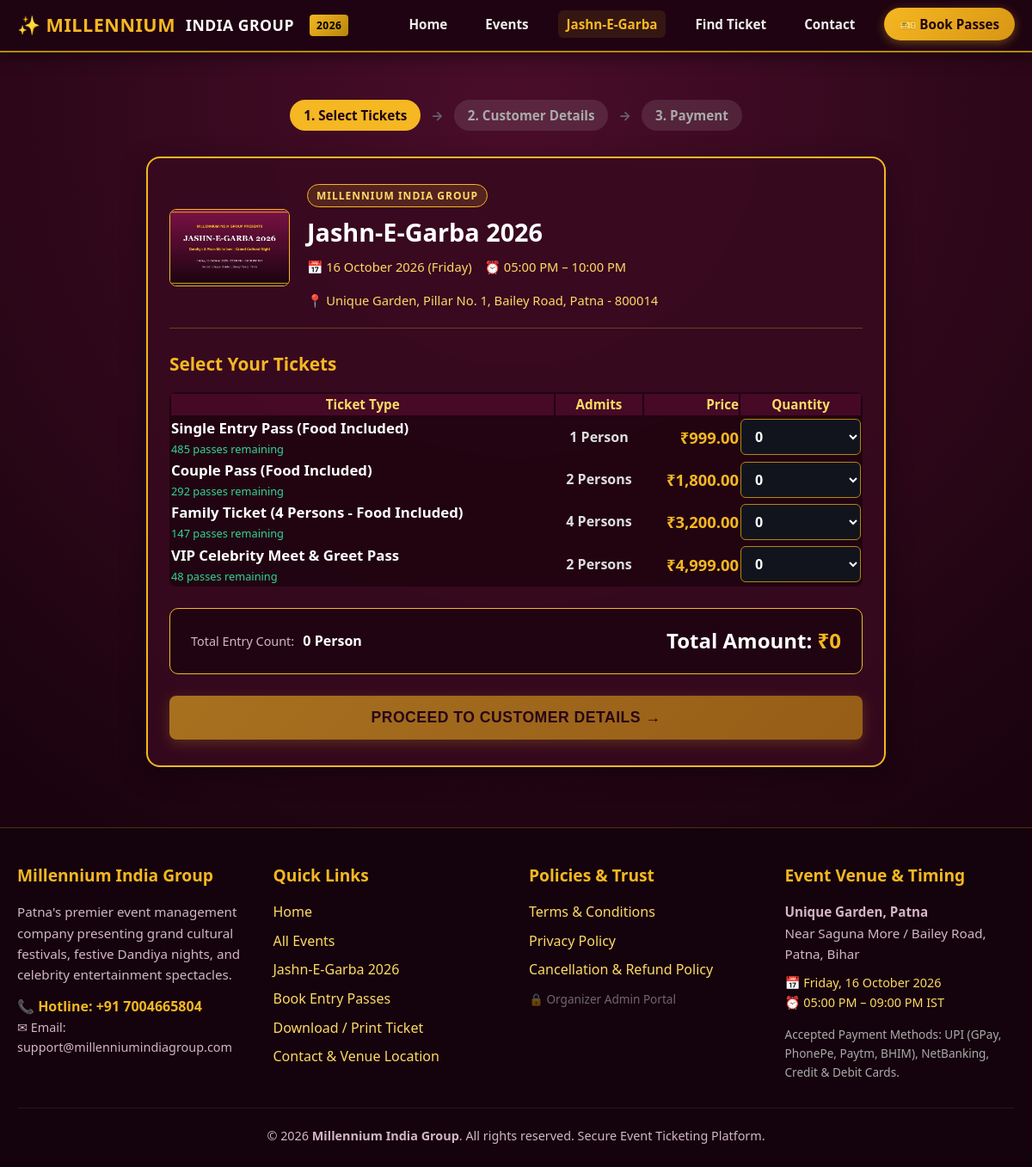
Screenshot of /booking.php?event_id=1&step=1 with the database file from the repository.
### tables this page shows
CREATE TABLE `events` (
  `id` INT AUTO_INCREMENT PRIMARY KEY,
  `slug` VARCHAR(120) UNIQUE NOT NULL,
  `title` VARCHAR(255) NOT NULL,
  `date` DATE NOT NULL,
  `start_time` TIME NOT NULL,
  `end_time` TIME NOT NULL,
  `venue` VARCHAR(255) NOT NULL,
  `description` TEXT,
  `banner_image` VARCHAR(255),
  `is_published` TINYINT(1) DEFAULT 1,
  `created_at` TIMESTAMP DEFAULT CURRENT_TIMESTAMP,
  INDEX `idx_slug` (`slug`),
  INDEX `idx_published` (`is_published`)
);

CREATE TABLE `ticket_categories` (
  `id` INT AUTO_INCREMENT PRIMARY KEY,
  `event_id` INT NOT NULL,
  `name` VARCHAR(100) NOT NULL,
  `price` DECIMAL(10,2) NOT NULL,
  `people_allowed` INT DEFAULT 1,
  `total_quantity` INT NOT NULL,
  `available_quantity` INT NOT NULL,
  `status` ENUM('active', 'sold_out', 'hidden') DEFAULT 'active',
  INDEX `idx_event_id` (`event_id`),
  FOREIGN KEY (`event_id`) REFERENCES `events`(`id`) ON DELETE CASCADE
);

### config/functions.php (called while the page is built, shortened)
<?php
function e(?string $value): string {
    return htmlspecialchars($value ?? '', ENT_QUOTES, 'UTF-8');
}
function format_inr($amount): string {
    return '₹' . number_format((float)$amount, 2);
}
function get_event($idOrSlug): ?array {
    try {
        $db = getDB();
        if (is_numeric($idOrSlug)) {
            $stmt = $db->prepare("SELECT * FROM events WHERE id = :id LIMIT 1");
            $stmt->execute([':id' => (int)$idOrSlug]);
        } else {
            $stmt = $db->prepare("SELECT * FROM events WHERE slug = :slug LIMIT 1");
            $stmt->execute([':slug' => $idOrSlug]);
        }
        $event = $stmt->fetch();
        return $event ?: null;
    } catch (PDOException $e) {
        error_log('[get_event error]: ' . $e->getMessage());
        return null;
    }
}
function get_event_categories(int $eventId, bool $activeOnly = true): array {
    try {
        $db = getDB();
        $sql = "SELECT * FROM ticket_categories WHERE event_id = :event_id";
        if ($activeOnly) {
            $sql .= " AND status = 'active'";
        }
        $sql .= " ORDER BY price ASC";
        $stmt = $db->prepare($sql);
        $stmt->execute([':event_id' => $eventId]);
        return $stmt->fetchAll() ?: [];
    } catch (PDOException $e) {
        error_log('[get_event_categories error]: ' . $e->getMessage());
        return [];
    }
}

### booking.php (the view, shortened to what this page needs)
<?php
require_once __DIR__ . '/config/functions.php';
$eventId = (int)($_GET['event_id'] ?? 1);
$event = get_event($eventId);
$categories = get_event_categories($event['id'], true);
$step = isset($_GET['step']) && $_GET['step'] === '2' ? 2 : 1;
include __DIR__ . '/includes/header.php';
?>
<div class="container" style="padding-top: 35px; padding-bottom: 70px;">
    <div style="display: flex; justify-content: center; margin-bottom: 30px;">
        <div style="display: flex; align-items: center; gap: 12px; font-weight: 700; font-size: 0.95rem;">
            <a href="<?= BASE_URL ?>/booking.php?event_id=<?= $event['id'] ?>&step=1" style="background: <?= $step === 1 ? 'var(--gold-accent)' : 'rgba(245,183,34,0.2)' ?>; color: <?= $step === 1 ? '#1f0411' : 'var(--gold-light)' ?>; padding: 6px 16px; border-radius: 50px;">
                1. Select Tickets
            </a>
            <span style="color: #666;">&rarr;</span>
            <span style="background: <?= $step === 2 ? 'var(--gold-accent)' : 'rgba(255,255,255,0.1)' ?>; color: <?= $step === 2 ? '#1f0411' : '#aaa' ?>; padding: 6px 16px; border-radius: 50px;">
                2. Customer Details
            </span>
            <span style="color: #666;">&rarr;</span>
            <span style="background: rgba(255,255,255,0.1); color: #aaa; padding: 6px 16px; border-radius: 50px;">
                3. Payment
            </span>
        </div>
    </div>
    <div class="festive-card" style="max-width: 860px; margin: 0 auto; border: 2px solid var(--gold-accent); padding: 30px 25px;">
        <div style="display: flex; align-items: center; gap: 20px; border-bottom: 1px solid rgba(245,183,34,0.3); padding-bottom: 20px; margin-bottom: 25px; flex-wrap: wrap;">
            <img src="<?= BASE_URL ?>/assets/uploads/garba-banner.jpg" alt="<?= e($event['title']) ?>" style="width: 140px; height: 90px; object-fit: cover; border-radius: 8px; border: 1px solid var(--gold-accent);" onerror="this.style.display='none'">
            <div style="flex: 1; min-width: 250px;">
                <span class="hero-badge" style="margin-bottom: 4px; padding: 3px 10px; font-size: 0.75rem;">Millennium India Group</span>
                <h1 style="font-size: 1.8rem; font-weight: 900; color: #fff; margin: 2px 0 6px;"><?= e($event['title']) ?></h1>
                <div style="color: var(--gold-light); font-size: 0.92rem; display: flex; flex-wrap: wrap; gap: 15px;">
                    <span>&#128197; <?= date('d F Y (l)', strtotime($event['date'])) ?></span>
                    <span>&#9200; <?= date('h:i A', strtotime($event['start_time'])) ?> &ndash; <?= date('h:i A', strtotime($event['end_time'])) ?></span>
                    <span>&#128205; <?= e($event['venue']) ?></span>
                </div>
            </div>
        </div>
        <?php if ($step === 1): ?>
            <form action="<?= BASE_URL ?>/booking.php?event_id=<?= $event['id'] ?>&step=1" method="POST" id="ticket-selection-form">
                <h3 style="color: var(--gold-accent); font-size: 1.3rem; margin-bottom: 16px;">Select Your Tickets</h3>
                <div class="table-responsive desktop-only-view" style="margin-bottom: 25px;">
                    <table class="admin-table" style="background: rgba(20,2,11,0.6); border-radius: 8px; overflow: hidden; width: 100%;">
                        <thead>
                            <tr style="background: rgba(122,18,68,0.4);">
                                <th style="color: var(--gold-light); font-size: 0.95rem;">Ticket Type</th>
                                <th style="color: var(--gold-light); font-size: 0.95rem; text-align: center;">Admits</th>
                                <th style="color: var(--gold-light); font-size: 0.95rem; text-align: right;">Price</th>
                                <th style="color: var(--gold-light); font-size: 0.95rem; text-align: center; width: 140px;">Quantity</th>
                            </tr>
                        </thead>
                        <tbody>
                            <?php foreach ($categories as $cat): ?>
                                <?php
                                    $prevQty = 0;
                                    $maxAllowed = min(10, (int)$cat['available_quantity']);
                                    $isSoldOut = ($cat['available_quantity'] <= 0 || $cat['status'] === 'sold_out');
                                ?>
                                <tr>
                                    <td>
                                        <strong style="color: #fff; font-size: 1.05rem;"><?= e($cat['name']) ?></strong>
                                        <div style="font-size: 0.8rem; color: <?= $cat['available_quantity'] < 25 ? '#f87171' : '#34d399' ?>;">
                                            <?= $isSoldOut ? 'Sold Out' : ((int)$cat['available_quantity'] . ' passes remaining') ?>
                                        </div>
                                    </td>
                                    <td style="text-align: center; color: #ddd; font-weight: 600;">
                                        <?= (int)$cat['people_allowed'] ?> Person<?= $cat['people_allowed'] > 1 ? 's' : '' ?>
                                    </td>
                                    <td style="text-align: right; font-weight: 800; color: var(--gold-accent); font-size: 1.15rem;">
                                        <?= format_inr($cat['price']) ?>
                                    </td>
                                    <td style="text-align: center;">
                                        <?php if ($isSoldOut): ?>
                                            <span style="color: #ef4444; font-weight: bold; font-size: 0.85rem;">SOLD OUT</span>
                                        <?php else: ?>
                                            <select name="quantities[<?= $cat['id'] ?>]"
                                                    class="form-control qty-select-field"
                                                    data-price="<?= (float)$cat['price'] ?>"
                                                    data-people="<?= (int)$cat['people_allowed'] ?>"
                                                    style="background: #12141d; border: 1px solid var(--gold-dark); color: #fff; font-weight: bold; padding: 8px 12px; border-radius: 6px; cursor: pointer; width: 100%;">
                                                <?php for ($i = 0; $i <= $maxAllowed; $i++): ?>
                                                    <option value="<?= $i ?>" <?= $i === $prevQty ? 'selected' : '' ?>><?= $i ?></option>
                                                <?php endfor; ?>
                                            </select>
                                        <?php endif; ?>
                                    </td>
                                </tr>
                            <?php endforeach; ?>
                        </tbody>
                    </table>
                </div>
                <div style="background: rgba(31,4,17,0.9); border: 1px solid var(--gold-accent); border-radius: 10px; padding: 18px 24px; display: flex; justify-content: space-between; align-items: center; margin-bottom: 25px; flex-wrap: wrap; gap: 15px;">
                    <div>
                        <span style="color: var(--text-muted); font-size: 0.9rem;">Total Entry Count:</span>
                        <strong id="live-people-count" style="color: #fff; margin-left: 6px;">0 Persons</strong>
                    </div>
                    <div style="font-size: 1.5rem; font-weight: 900; color: #fff;">
                        Total Amount: <span id="live-total-price" style="color: var(--gold-accent);">₹0</span>
                    </div>
                </div>
                <div>
                    <button type="submit" id="step1-proceed-btn" class="btn btn-primary btn-block" style="padding: 15px; font-size: 1.1rem; text-transform: uppercase; letter-spacing: 0.5px;">
                        Proceed to Customer Details &rarr;
                    </button>
                </div>
            </form>
        <?php endif; ?>
    </div>
</div>
<?php include __DIR__ . '/includes/footer.php'; ?>

### assets/css/style.css (style rules this page uses)
:root { --primary-magenta: #7a1244; --dark-magenta: #3d0720; --deep-bg: #1f0411; --gold-accent: #f5b722; --gold-light: #ffd966; --gold-dark: #b8860b; --text-light: #fefefe; --text-muted: #d4b5c7; --text-dark: #23121b; --card-bg: rgba(56, 10, 31, 0.85); --card-border: rgba(245, 183, 34, 0.35); --success: #28a745; --warning: #ffc107; --danger: #dc3545; --info: #17a2b8; --font-main: 'Segoe UI', -apple-system, BlinkMacSystemFont, Roboto, Helvetica, Arial, sans-serif; }
* { box-sizing: border-box; margin: 0; padding: 0; }
body { font-family: var(--font-main); background: var(--deep-bg) radial-gradient(circle at 50% 10%, #4a0d2a 0%, #1a030e 70%); color: var(--text-light); min-height: 100vh; display: flex; flex-direction: column; line-height: 1.6; }
a { color: var(--gold-light); text-decoration: none; transition: all 0.25s ease; }
.container { width: 100%; max-width: 1200px; margin: 0 auto; padding: 0 20px; }
.hero-badge { display: inline-block; background: rgba(245, 183, 34, 0.15); border: 1px solid var(--gold-accent); color: var(--gold-light); padding: 6px 18px; border-radius: 50px; font-size: 0.9rem; font-weight: 700; text-transform: uppercase; letter-spacing: 1px; margin-bottom: 20px; }
.btn { display: inline-flex; align-items: center; justify-content: center; gap: 8px; padding: 12px 26px; font-size: 1rem; font-weight: 700; border-radius: 8px; border: none; cursor: pointer; transition: all 0.25s ease; text-align: center; }
.btn-primary { background: linear-gradient(135deg, #f5b722, #d89614); color: #1f0411; box-shadow: 0 4px 15px rgba(245, 183, 34, 0.35); }
.btn-block { width: 100%; }
.festive-card { background: var(--card-bg); border: 1px solid var(--card-border); border-radius: 16px; padding: 24px; backdrop-filter: blur(8px); box-shadow: 0 8px 30px rgba(0, 0, 0, 0.4); margin-bottom: 24px; }
.form-control { width: 100%; padding: 13px 16px; background: rgba(25, 4, 14, 0.85); border: 1px solid rgba(245, 183, 34, 0.3); border-radius: 8px; color: #fff; font-size: 1rem; font-family: inherit; transition: border-color 0.2s; }

### rows the page displays
events: title "Jashn-E-Garba 2026", date "16 October 2026 (Friday)", start_time "05:00 PM", end_time "10:00 PM", venue "Unique Garden, Pillar No. 1, Bailey Road, Patna - 800014"
ticket_categories: name "Single Entry Pass (Food Included)", available_quantity "485", people_allowed "1", price "₹999.00", id+price+people_allowed "0"
ticket_categories: name "Couple Pass (Food Included)", available_quantity "292", people_allowed "2", price "₹1,800.00", id+price+people_allowed "0"
ticket_categories: name "Family Ticket (4 Persons - Food Included)", available_quantity "147", people_allowed "4", price "₹3,200.00", id+price+people_allowed "0"
ticket_categories: name "VIP Celebrity Meet & Greet Pass", available_quantity "48", people_allowed "2", price "₹4,999.00", id+price+people_allowed "0"

### other values shown
get_setting('contact_email', 'support@millenniumindiagroup.com') "support@millenniumindiagroup.com"
get_setting('site_name', 'Millennium India Group') "Millennium India Group"
